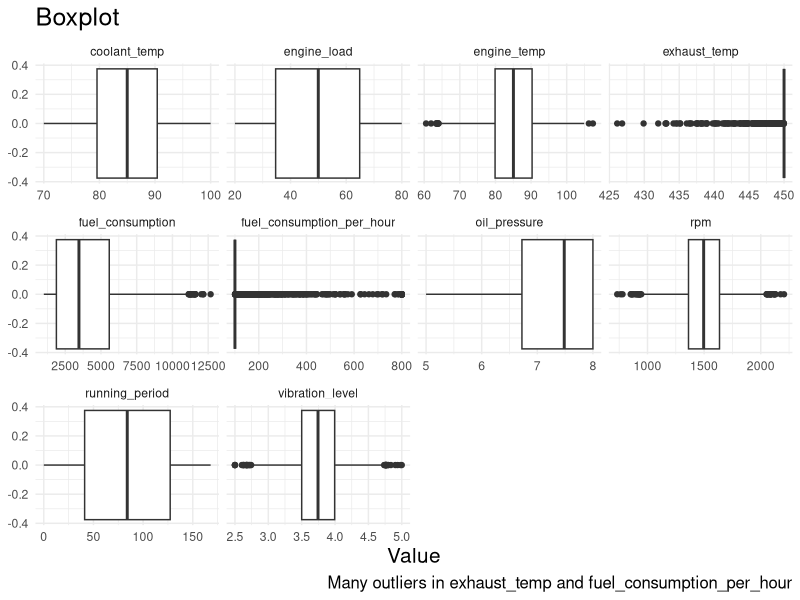
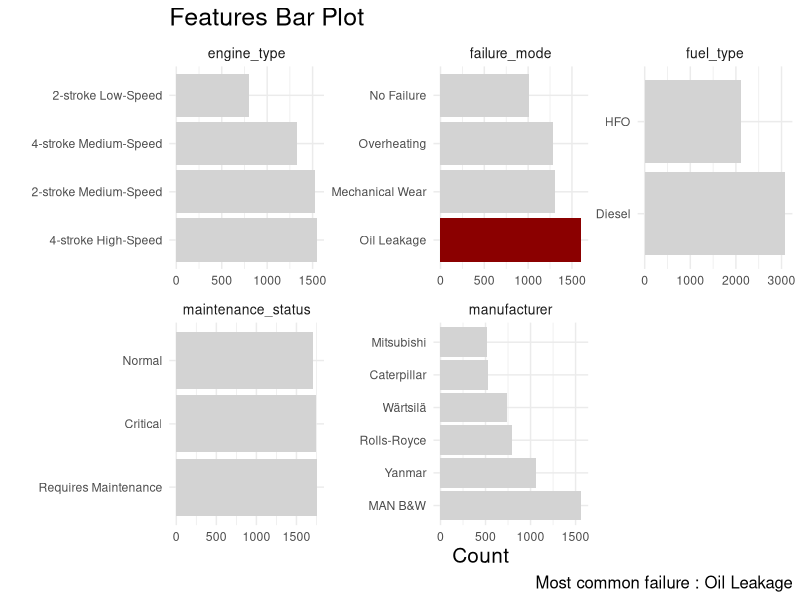

Here is the R script that generated these plots, in order:

#### Libraries ####
library(tidyverse)


# Load the data 
marine_engine_data <- read_csv("Data/marine_engine_data.csv")

# Convert strings into factors
marine_data <- marine_engine_data %>% 
  select(-engine_id) %>%
  mutate(across(where(is.character), as.factor))

## Numerical distributions 
marine_data %>%
  select_if(is.numeric) %>%
  pivot_longer(cols = everything(),names_to = "Feature",values_to = "Value")%>%
  ggplot(aes(x = Value)) +
  geom_boxplot() +
  facet_wrap(~Feature,scale = "free_x")+
  theme_minimal()+
  labs(
    title = "Boxplot",
    annotate(geom = "text",x = 1,y = 2),caption = "Many outliers in exhaust_temp and fuel_consumption_per_hour")+
  theme(
    title = element_text(size = 15))

## Categorical Features Distribution 
marine_data %>%
  select_if(is.factor) %>%
  pivot_longer(cols = everything(),names_to = "Feature",values_to = "Value")%>%
  mutate(
    Value = fct_infreq(Value),
    Value_colored = ifelse(Value == "Oil Leakage", "lightgrey", "red")) %>% 
  ggplot(aes(x = Value,fill = Value_colored))+
  geom_bar()+
  scale_fill_manual(values = c("darkred","lightgrey"))+
  facet_wrap(~Feature,scale = "free")+
  coord_flip()+
  theme_minimal()+
  labs(
    title = "Features Bar Plot",
    y = "Count",
    x = " ",
    caption = "Most common failure : Oil Leakage")+
  theme(
    legend.position = " ",
    title = element_text(size = 15),
    strip.text.x = element_text(size = 10),
    strip.text = element_text(size = 10)
  )
  
  







